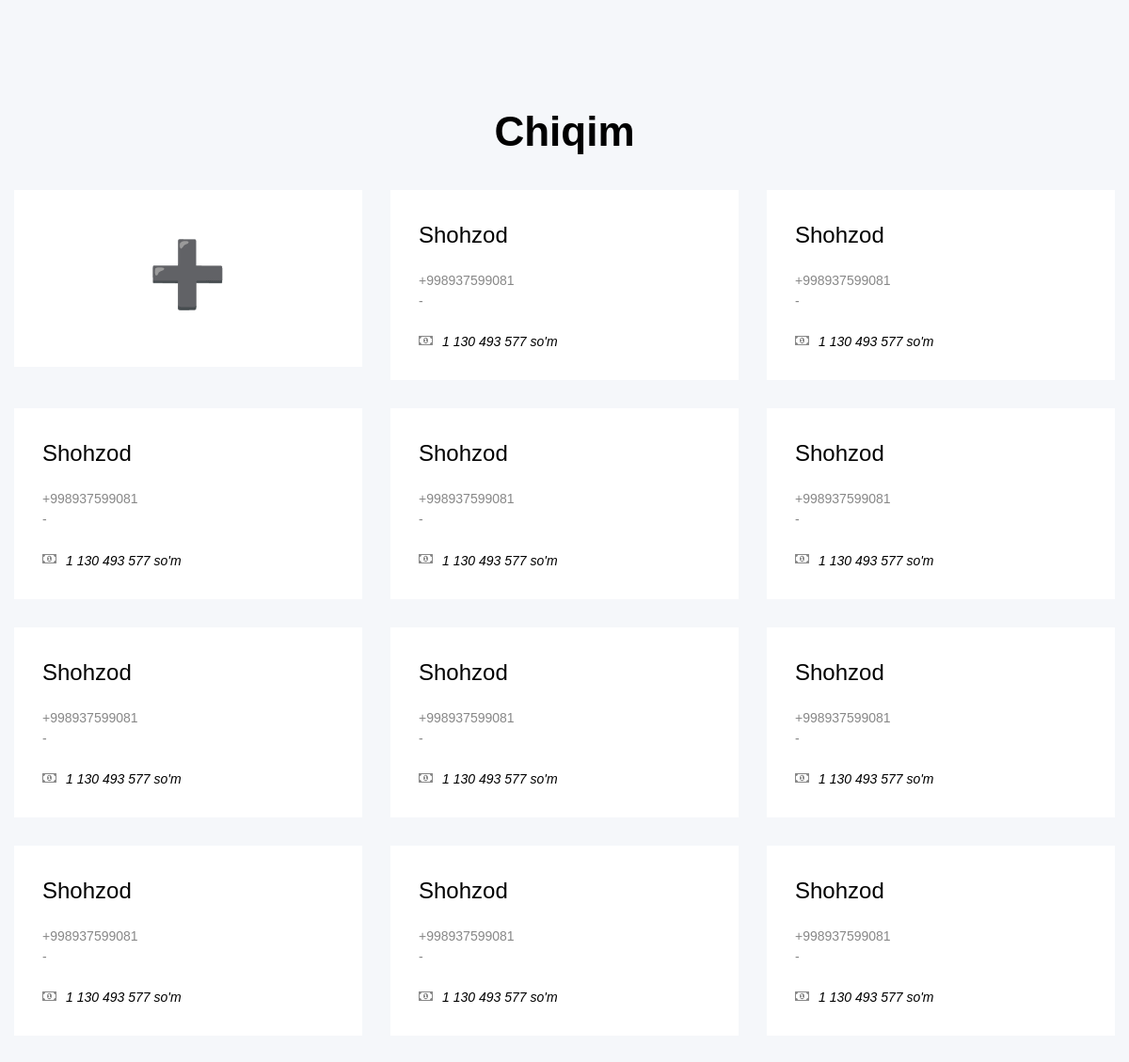
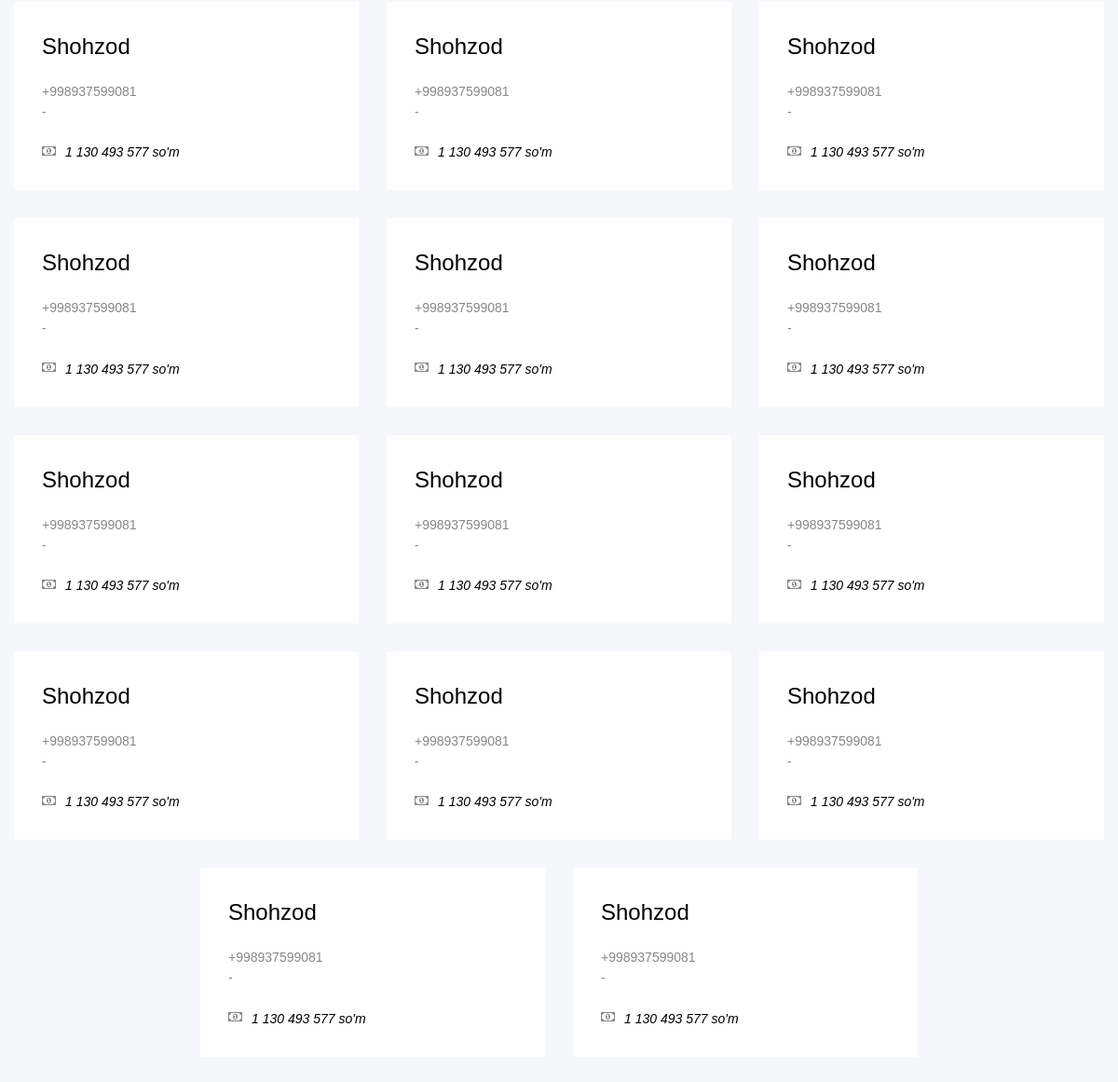
The page /chiqim (signed in) on the database its author committed (2 pictures, top to bottom).
### backend/models.py (models this page shows, shortened)
class Client(models.Model):
    name = models.CharField(max_length=255, verbose_name='FIO')
    phone = models.CharField(max_length=255, verbose_name='Telefon')
    comment = models.CharField(max_length=255, default='-', verbose_name='Izoh')
    class Meta:
        verbose_name = 'client(1)'
        verbose_name_plural = 'clientlar(1)'

### backend/views.py (the view)
# urls.py: path('chiqim', chiqim, name='chiqim'),
@login_required
def chiqim(request):
    refresh_count_for_products()
    clients_list = list(Client.objects.all().order_by('name'))*25
    clients = []
    for client in  clients_list:
        cash = 0
        for payment in Payment.objects.filter(client=client):
            cash -= payment.cash
        for order in Order.objects.filter(client=client):
            order_cash = order.cash
            cash += order_cash
        clients.append(
            {
                'id': client.id,
                'name': client.name,
                'phone': client.phone,
                'auto': client.comment,
                'cash': cash
            }
        )
    context = {
        'id': 1,
        'clients': clients,
    }
    if request.user.groups.filter(name='Склад').exists():
        return render(request, 'chiqim.html', context)
    else:
        return HttpResponse("У вас нет прав для просмотра этой страницы.")

### backend/models.py (called while the page is built)
    def __str__(self):
        return f"{self.name}"

    def __str__(self) -> str:
        return f'{self.ingredient}-{self.weight}t'

    def __str__(self):
        return f"{self.ingredient}"

### backend/utils.py (called while the page is built)
def refresh_count_for_products():
    ingredients  = Ingredient.objects.all()
    for ingredient in ingredients:
        ingredient.weight = 0
        inventory_products = InventoryIngredient.objects.filter(ingredient=ingredient.id)
        print(inventory_products, 1212)
        order_products = OrderProduct.objects.all()
        for p in inventory_products:
            ingredient.weight += p.weight
        for p in order_products:
            ings = ProductIngedients.objects.filter(product=p.id)
            print(ings, 1121212)
            if len(ings) > 0:
                for ing in ings:
                    ingredient.weight -= p.count*ing.weight
        ingredient.save()

### templates/chiqim.html (shortened to what this page needs)
{% extends "./base.html" %}
{% load static %}
{% load humanize %}
{% block body %}
<section class="section section-xl bg-catskill">
  <div class="container">
    <h2 class="fw-bold">Chiqim</h2>
    <div class="row row-30 text-md-start justify-content-sm-center">
      <div class="col-md-6 col-lg-4 ">
        <article class="post-news post-news-wide">
          <a href="client-{{client.id}}">
            <div class="post-news-body d-flex justify-content-center align-center p-5">
              <h1>➕</h1>
            </div>
          </a>
        </article>
      </div>
      {% for client in clients %}
      <div class="col-md-6 col-lg-4 ">
        <article class="post-news post-news-wide">
          <a href="client-{{client.id}}">
            <div class="post-news-body">
              <h4>{{ client.name }}</h4>
              <p>{{ client.phone }}</p>
              <p>{{ client.auto }}</p>
              <div class="post-news-meta offset-top-20"><i class="fa fa-money" aria-hidden="true"></i><span
                  class="align-middle inset-left-10 fst-italic text-black">{{ client.cash|intcomma }} so'm</span></div>
            </div>
          </a>
        </article>
      </div>
      {% endfor %}
    </div>
  </div>
</section>
{% endblock %}

### rows shown on the page
Client: name "Shohzod" "Shohzod" "Shohzod" "Shohzod" "Shohzod" "Shohzod" "Shohzod" "Shohzod" "Shohzod" "Shohzod" "Shohzod" "Shohzod" "Shohzod" "Shohzod" "Shohzod" "Shohzod" "Shohzod" "Shohzod" "Shohzod" "Shohzod" "Shohzod" "Shohzod" "Shohzod" "Shohzod" "Shohzod", phone "+998937599081" "+998937599081" "+998937599081" "+998937599081" "+998937599081" "+998937599081" "+998937599081" "+998937599081" "+998937599081" "+998937599081" "+998937599081" "+998937599081" "+998937599081" "+998937599081" "+998937599081" "+998937599081" "+998937599081" "+998937599081" "+998937599081" "+998937599081" "+998937599081" "+998937599081" "+998937599081" "+998937599081" "+998937599081"

### other values the page prints
{{ client.auto }} "-" "-" "-" "-" "-" "-" "-" "-" "-" "-" "-" "-" "-" "-" "-" "-" "-" "-" "-" "-" "-" "-" "-" "-" "-"
{{ client.cash|intcomma }} "1 130 493 577" "1 130 493 577" "1 130 493 577" "1 130 493 577" "1 130 493 577" "1 130 493 577" "1 130 493 577" "1 130 493 577" "1 130 493 577" "1 130 493 577" "1 130 493 577" "1 130 493 577" "1 130 493 577" "1 130 493 577" "1 130 493 577" "1 130 493 577" "1 130 493 577" "1 130 493 577" "1 130 493 577" "1 130 493 577" "1 130 493 577" "1 130 493 577" "1 130 493 577" "1 130 493 577" "1 130 493 577"
